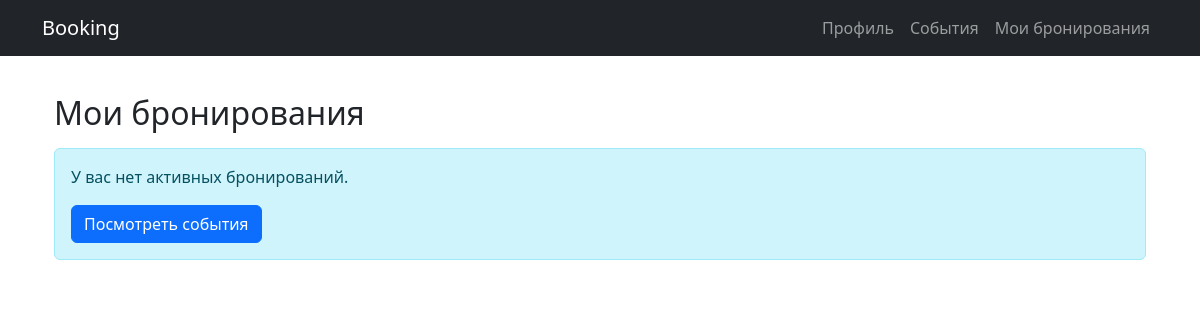
Before: /my-bookings/ (signed in) with the older database file.
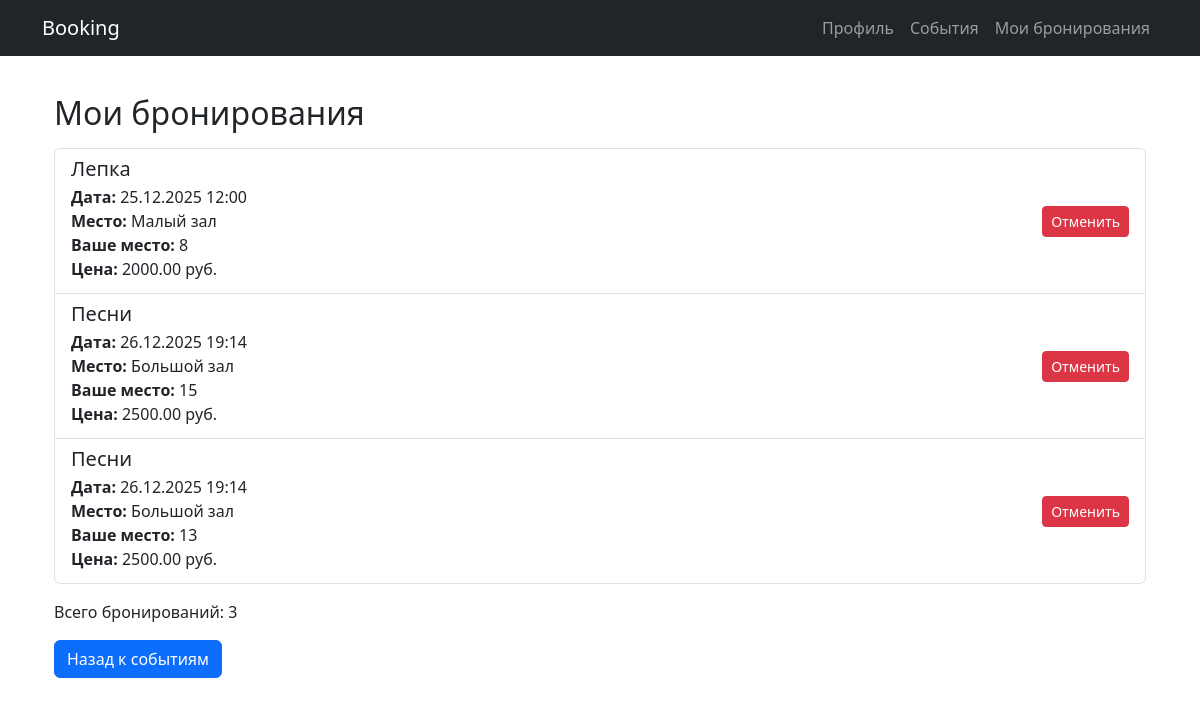
After: the same page with the newer database file.
### events/models.py (models this page shows, shortened)
class Booking(models.Model):
    user = models.ForeignKey(User, on_delete=models.CASCADE)
    event = models.ForeignKey(Event, on_delete=models.CASCADE)
    seat = models.ForeignKey(Seat, on_delete=models.CASCADE)
    booking_time = models.DateTimeField(auto_now_add=True)

class Event(models.Model):
    title = models.CharField(max_length=200)
    description = models.TextField()
    date = models.DateTimeField()
    venue = models.ForeignKey(Venue, on_delete=models.CASCADE)
    category = models.ForeignKey(Category, on_delete=models.SET_NULL, null=True)
    organizer = models.ForeignKey(User, on_delete=models.CASCADE, null=True, blank=True)
    price = models.DecimalField(
        max_digits=10,
        decimal_places=2,
        default=0,
        help_text="Стоимость билета"
    )

class Venue(models.Model):
    name = models.CharField(max_length=200)
    address = models.CharField(max_length=300)
    capacity = models.IntegerField()

class Seat(models.Model):
    event = models.ForeignKey(Event, on_delete=models.CASCADE, related_name='seats')
    seat_number = models.CharField(max_length=5)
    is_booked = models.BooleanField(default=False)
    class Meta:
        unique_together = ('event', 'seat_number')

### events/views.py (the view, shortened to what this page needs)
# urls.py: path('my-bookings/', views.my_bookings_page, name='my_bookings'),
@login_required
def my_bookings_page(request):
    bookings = Booking.objects.filter(user=request.user).select_related('event', 'seat')
    return render(request, "templates/pages/my_bookings.html", {
        "bookings": bookings
    })

### templates/templates/pages/my_bookings.html (shortened to what this page needs)
{% extends "../base.html" %}
{% block content %}
<div class="container mt-4">
    <h2>Мои бронирования</h2>
    {% if bookings %}
        <div class="list-group mt-3">
            {% for booking in bookings %}
            <div class="list-group-item">
                <div class="d-flex justify-content-between align-items-center">
                    <div>
                        <h5 class="mb-1">{{ booking.event.title }}</h5>
                        <p class="mb-1">
                            <strong>Дата:</strong> {{ booking.event.date|date:"d.m.Y H:i" }}<br>
                            <strong>Место:</strong> {{ booking.event.venue.name }}<br>
                            <strong>Ваше место:</strong> {{ booking.seat.seat_number }}<br>
                            <strong>Цена:</strong> {{ booking.event.price }} руб.
                        </p>
                    </div>
                    <form method="POST" class="mb-0">
                        <button type="submit" class="btn btn-danger btn-sm">
                            Отменить
                        </button>
                    </form>
                </div>
            </div>
            {% endfor %}
        </div>
        <div class="mt-3">
            <p>Всего бронирований: {{ bookings|length }}</p>
            <a href="{% url 'events_page' %}" class="btn btn-primary">Назад к событиям</a>
        </div>
    {% else %}
        <div class="alert alert-info mt-3">
            <p>У вас нет активных бронирований.</p>
            <a href="{% url 'events_page' %}" class="btn btn-primary">Посмотреть события</a>
        </div>
    {% endif %}
</div>
{% endblock %}

### templates/templates/base.html (shortened to what this page needs)
<!DOCTYPE html>
<html lang="ru">
<head>
    <link href="https://cdn.jsdelivr.net/npm/bootstrap@5.3.2/dist/css/bootstrap.min.css" rel="stylesheet">
</head>
<body>
<nav class="navbar navbar-expand-lg navbar-dark bg-dark fixed-top">
    <div class="container">
        <a class="navbar-brand" href="/">Booking</a>
        <div class="collapse navbar-collapse" id="navbarNav">
            <ul class="navbar-nav ms-auto">
                {% if user.is_authenticated %}
                    <li class="nav-item">
                        <a class="nav-link" href="/profile/">Профиль</a>
                    </li>
                    <li class="nav-item">
                        <a class="nav-link" href="/events-list/">События</a>
                    </li>
                    <li class="nav-item">
                        <a class="nav-link" href="/my-bookings/">Мои бронирования</a>
                    </li>
                {% endif %}
            </ul>
        </div>
    </div>
</nav>
<div class="container mt-4">
    {% block content %}{% endblock %}
</div>
</body>
</html>

### templates/templates/base.html (style rules this page uses)
body { padding-top: 70px; }

Changed rows visible on the page:
added Booking: event "Лепка", event "25.12.2025 12:00", event.venue.name "Малый зал", seat.seat_number "8", event.price "2000.00"
added Booking: event "Песни", event "26.12.2025 19:14", event.venue.name "Большой зал", seat.seat_number "15", event.price "2500.00"
added Booking: event "Песни", event "26.12.2025 19:14", event.venue.name "Большой зал", seat.seat_number "13", event.price "2500.00"
Other visible differences:
{{ bookings|length }}: (not shown) → "3"
text no longer shown: "У вас нет активных бронирований. Посмотреть события"
text now shown: "Всего бронирований: Назад к событиям"
